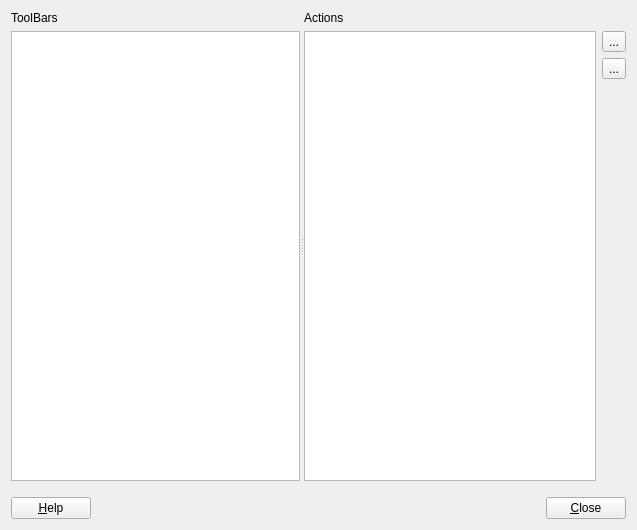
<?xml version="1.0" encoding="UTF-8"?>
<ui version="4.0">
 <class>CustomizeToolBarsDialogForm</class>
 <widget class="QWidget" name="CustomizeToolBarsDialogForm">
  <property name="geometry">
   <rect>
    <x>0</x>
    <y>0</y>
    <width>637</width>
    <height>530</height>
   </rect>
  </property>
  <property name="windowTitle">
   <string>Toolbar Customization</string>
  </property>
  <layout class="QGridLayout" name="gridLayout">
   <item row="0" column="0">
    <layout class="QVBoxLayout" name="verticalLayout_4">
     <item>
      <widget class="QSplitter" name="splitter">
       <property name="orientation">
        <enum>Qt::Horizontal</enum>
       </property>
       <widget class="QWidget" name="layoutWidget">
        <layout class="QVBoxLayout" name="verticalLayout_2">
         <item>
          <widget class="QLabel" name="label">
           <property name="text">
            <string>ToolBars</string>
           </property>
          </widget>
         </item>
         <item>
          <widget class="QListWidget" name="m_toolbarList"/>
         </item>
        </layout>
       </widget>
       <widget class="QWidget" name="layoutWidget">
        <layout class="QVBoxLayout" name="verticalLayout_3">
         <item>
          <widget class="QLabel" name="label_2">
           <property name="text">
            <string>Actions</string>
           </property>
          </widget>
         </item>
         <item>
          <layout class="QHBoxLayout" name="horizontalLayout">
           <item>
            <widget class="QListView" name="m_actionList"/>
           </item>
           <item>
            <layout class="QVBoxLayout" name="verticalLayout">
             <item>
              <widget class="QToolButton" name="m_addToolButton">
               <property name="text">
                <string>...</string>
               </property>
              </widget>
             </item>
             <item>
              <widget class="QToolButton" name="m_removeToolButton">
               <property name="text">
                <string>...</string>
               </property>
              </widget>
             </item>
             <item>
              <spacer name="verticalSpacer">
               <property name="orientation">
                <enum>Qt::Vertical</enum>
               </property>
               <property name="sizeHint" stdset="0">
                <size>
                 <width>20</width>
                 <height>40</height>
                </size>
               </property>
              </spacer>
             </item>
            </layout>
           </item>
          </layout>
         </item>
        </layout>
       </widget>
      </widget>
     </item>
     <item>
      <spacer name="verticalSpacer_2">
       <property name="orientation">
        <enum>Qt::Vertical</enum>
       </property>
       <property name="sizeType">
        <enum>QSizePolicy::Minimum</enum>
       </property>
       <property name="sizeHint" stdset="0">
        <size>
         <width>20</width>
         <height>10</height>
        </size>
       </property>
      </spacer>
     </item>
     <item>
      <layout class="QHBoxLayout" name="horizontalLayout_2">
       <item>
        <widget class="QPushButton" name="m_helpPushButton">
         <property name="text">
          <string>&amp;Help</string>
         </property>
        </widget>
       </item>
       <item>
        <spacer name="horizontalSpacer">
         <property name="orientation">
          <enum>Qt::Horizontal</enum>
         </property>
         <property name="sizeHint" stdset="0">
          <size>
           <width>40</width>
           <height>20</height>
          </size>
         </property>
        </spacer>
       </item>
       <item>
        <widget class="QPushButton" name="m_closePushButton">
         <property name="text">
          <string>&amp;Close</string>
         </property>
        </widget>
       </item>
      </layout>
     </item>
    </layout>
   </item>
  </layout>
 </widget>
 <resources/>
 <connections/>
</ui>
